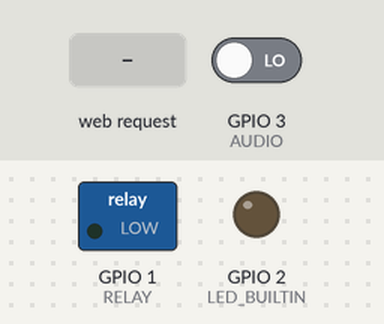
Bench run of a sketch on a simulated ESP8266 (NodeMCU). On the bench: switched loads named in the sketch (green lamp = pin HIGH), output pins drawn as LEDs (lit = HIGH, except the on-board LED, lit = LOW). Dashed ring = blinking. The inputs (shaded band) are chosen by the test bench; at power-on: GPIO 3 (AUDIO) LOW. WiFi joins after 1.5 s; servers stay silent unless stated.

Above: at 2.7 s.
2.8 s: GPIO 3 (AUDIO) driven HIGH
At 3.7 s:
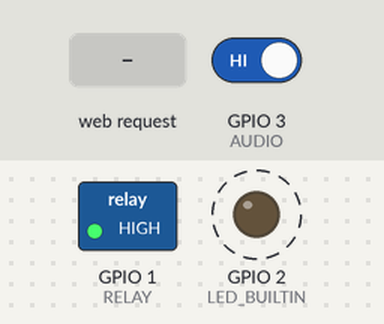
5.8 s: HTTP request GET /RELAY=ON received
8.8 s: HTTP request GET /RELAY=OFF received
At 10.1 s:
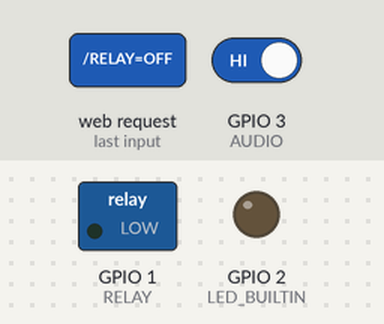
11.8 s: GPIO 3 (AUDIO) driven LOW
At 12.2 s:
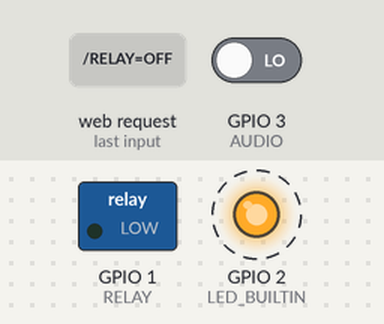
Timing chart, 0 to 15.8 s (numbered marks = the images above; inputs shaded):
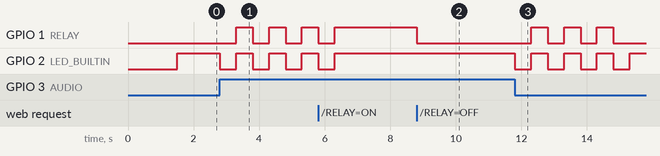

The sketch:

wifi_relay.ino
```cpp
#include <ESP8266WiFi.h>

//#define DEBUG

#define RELAY             1 // relay connected to  GPIO1
#define AUDIO             3 // audio sensor on GPIO3
#define BLINK_DELAY       1000
#define BLINKING_DURATION 3500
#define BLINKING_INTERVAL 500

const char* ssid = "2.4G_FERNANDES"; // fill in here your router or wifi SSID
const char* password = "francisca"; // fill in here your router or wifi password

WiFiServer server(80);

static uint32_t last_blink = 0;

static bool isBlinking = false;
static uint32_t blinking_time = 0;
static bool blinking_state = false;

static char relay_value = LOW;
static char last_audio = 0;

void setup() {
#ifdef DEBUG
  Serial.begin(115200); // must be same baudrate with the Serial Monitor
#endif

  pinMode(RELAY, OUTPUT);
  pinMode(AUDIO, INPUT);
  pinMode(LED_BUILTIN, OUTPUT);
  digitalWrite(RELAY, LOW);

#ifdef DEBUG
  // Connect to WiFi network
  Serial.println();
  Serial.print("Connecting to ");
  Serial.println(ssid);
#endif

  WiFi.begin(ssid, password);

  IPAddress ip(192,168,0,178);
  IPAddress gateway(192,168,0,255);
  IPAddress subnet(255,255,255,0);
  WiFi.config(ip, gateway, subnet);

  while (WiFi.status() != WL_CONNECTED) {
    delay(500);
#ifdef DEBUG
    Serial.print(".");
#endif
  }

#ifdef DEBUG
  Serial.println("");
  Serial.println("WiFi connected");
#endif

  // Start the server
  server.begin();

#ifdef DEBUG
  Serial.println("Server started");

  // Print the IP address
  Serial.print("Use this URL to connect: ");
  Serial.print(WiFi.localIP());
  Serial.println("/");
#endif
}

void loop() {
  // Check if a client has connected
  WiFiClient client = server.available();

  char audio_state = digitalRead(AUDIO);

  if (audio_state != last_audio) {
    last_audio = audio_state;
    isBlinking = true;
  }

  if (!client) {
    ShowAliveBlink();
    ShowBlinking();
    return;
  }

#ifdef DEBUG
  Serial.println("new client");
#endif

  // Read the first line of the request
  String request = client.readStringUntil('\r');

#ifdef DEBUG
  Serial.println(request);
#endif

  client.flush();

  // Match the request
  if (request.indexOf("/RELAY=ON") != -1) {
#ifdef DEBUG
    Serial.println("RELAY=ON");
#endif

    digitalWrite(RELAY, HIGH);
    relay_value = HIGH;
  }

  if (request.indexOf("/RELAY=OFF") != -1) {
#ifdef DEBUG
    Serial.println("RELAY=OFF");
#endif

    digitalWrite(RELAY, LOW);
    relay_value = LOW;
  }

  PrintPage(client, relay_value);

  delay(1);

#ifdef DEBUG
  Serial.println("Client disonnected");
  Serial.println("");
#endif
}

void PrintPage(WiFiClient &client, char value) {
  // Return the response
  client.println("HTTP/1.1 200 OK");
  client.println("Content-Type: text/html");
  client.println(""); //  this is a must
  client.println("<!DOCTYPE html>");
  client.println("<html><head>");
  client.println("<meta name=\"viewport\" content=\"width=device-width, initial-scale=1.0\">");
  client.println("<style>");
  client.println("* { box-sizing: border-box; }");
  //client.println(".main { width: 100%; float: right; padding: 20px; overflow: hidden; background-color: rgb(197, 203, 211); }");
  client.println(".main1 { background-color:#353547; color:white; padding:15px; text-align:center; }");
  client.println(".button_style { text-decoration: none; color: white; }");
  client.println(".button_red { background-color: red; color: white; padding: 1em 1.5em; margin: 1em 1.5em; text-decoration: none; }");
  client.println(".button_green { background-color: green; color: white; padding: 1em 1.5em; margin: 1em 1.5em; text-decoration: none; }");
  client.println("body { justify-content: center; align-items: center; }");
  client.println("</style><title>Smart Central Home</title></head>");
  client.println("<body style=\"font-family:'Gill Sans', 'Gill Sans MT', Calibri, 'Trebuchet MS', sans-serif;\">");
  client.println("<div style=\"background-color:#100e2c;color:white;padding:15px;text-align:center;\">");
  client.println("<h1>Smart Central Home</h1><h3>The smartest way to control your home</h3></div>");
  client.println("<div class=\"main1\"> <h2>Lights</h2>");

  if (value == LOW) {
    client.println("<p>The <b>kitchen</b> light is now <b>OFF</b></p>");
    client.println("<div class=\"button_green\"><a href=\"/RELAY=ON\" class=\"button_style\">Turn ON</a></div>");
  }
  else {
    client.println("<p>The <b>kitchen</b> light is now <b>ON</b></p>");
    client.println("<div class=\"button_red\"><a href=\"/RELAY=OFF\" class=\"button_style\">Turn OFF</a></div>");
  }

  client.println("</div>");
  client.println("</div></body></html>");
}

void ShowAliveBlink() {
  if (!isBlinking) {
    if (millis() - last_blink > BLINK_DELAY) {
      digitalWrite(LED_BUILTIN, LOW);
      last_blink = millis();
      delay(3);
    }
    else {
      digitalWrite(LED_BUILTIN, HIGH);
    }
  }
}

void ShowBlinking() {
  static uint32_t last_change = 0;

  if (isBlinking) {
    if (blinking_time == 0) {
      blinking_time = millis();
      last_change = millis();
    }

    if (millis() - blinking_time > BLINKING_DURATION) {
      isBlinking = false;
      blinking_time = 0;

      if (relay_value == HIGH) {
        digitalWrite(RELAY, HIGH);
      } else {
        digitalWrite(RELAY, LOW);
      }

      return;
    }

    if (millis() - last_change > BLINKING_INTERVAL) {
      blinking_state = !blinking_state;
      last_change = millis();
    }

    if (blinking_state) {
      digitalWrite(RELAY, HIGH);
      digitalWrite(LED_BUILTIN, HIGH);
    } else {
      digitalWrite(RELAY, LOW);
      digitalWrite(LED_BUILTIN, LOW);
    }
  }
}
```

Measured:
- after the input at 2.8 s, GPIO 1 (RELAY): alternates HIGH for 0.50 s and LOW for 0.50 s, starting after 0.50 s; GPIO 2 (LED_BUILTIN): alternates HIGH for 0.50 s and LOW for 0.50 s, starting at once
- after the input at 8.8 s, GPIO 1 (RELAY): HIGH → LOW at once
- after the input at 11.8 s, GPIO 1 (RELAY): alternates HIGH for 0.50 s and LOW for 0.50 s, starting after 0.50 s; GPIO 2 (LED_BUILTIN): alternates HIGH for 0.50 s and LOW for 0.50 s, starting at once
